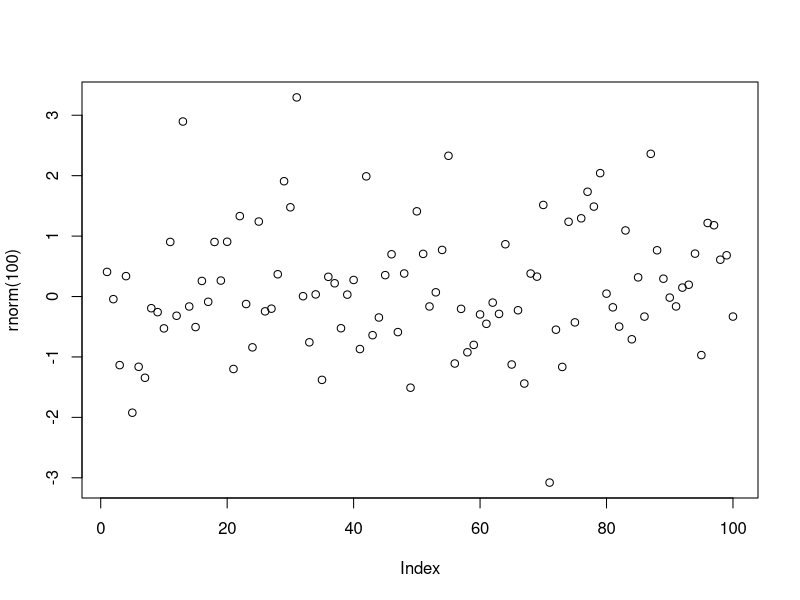
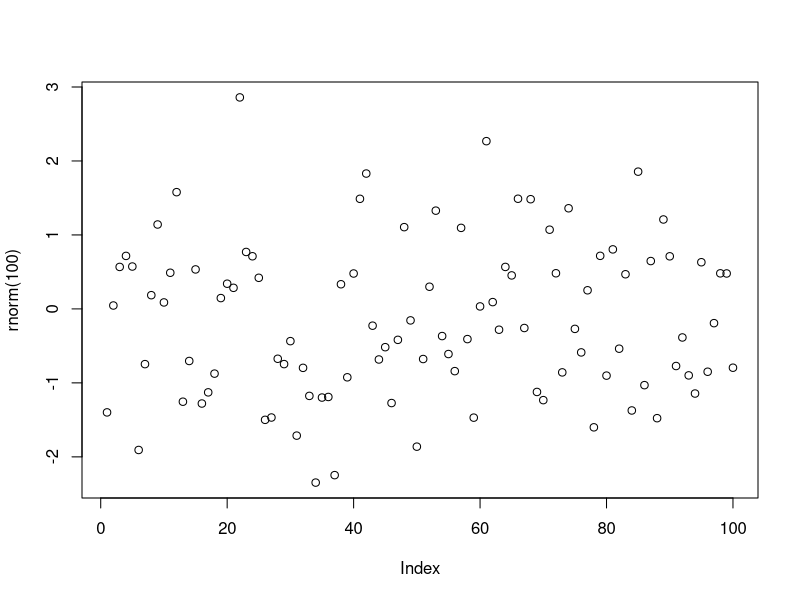
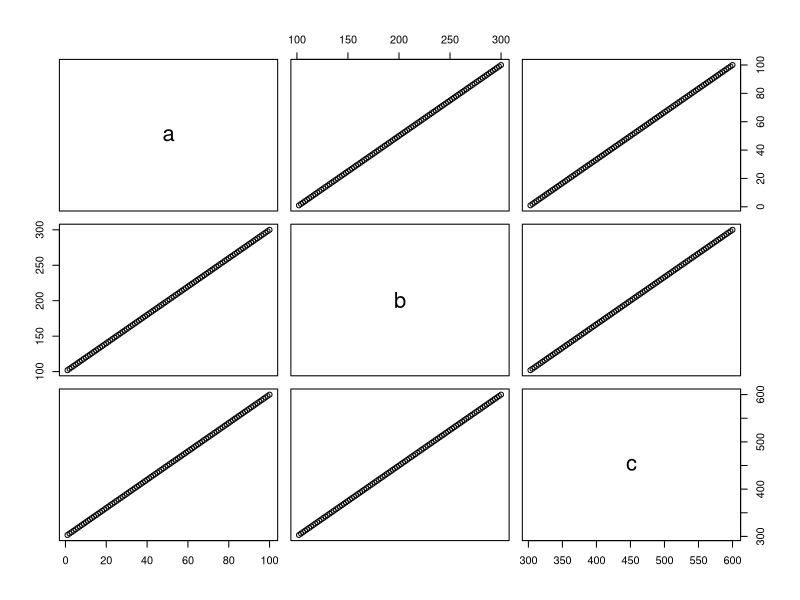
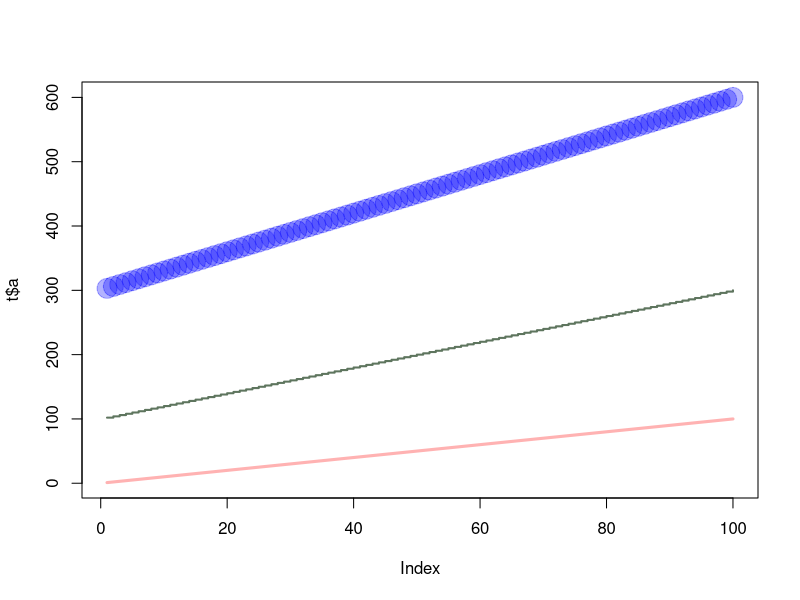
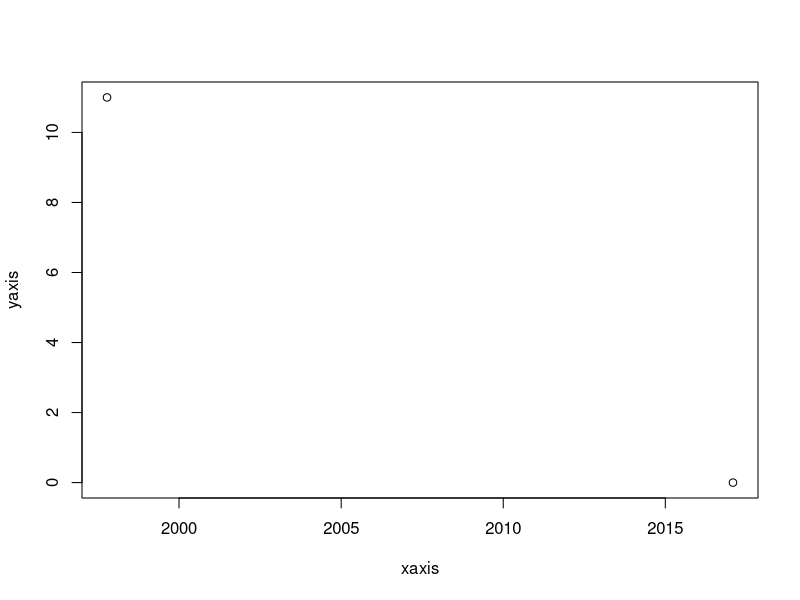

Write the R code that produced these figures, in order.
## ---- chunk 1
plot(rnorm(100))
## ---- chunk 2
plot(rnorm(100))
## ---- chunk 3
x1=seq(from=1, to=100, by=1)
x2=seq(from=101, to=200, by=1)
x3=seq(from=201, to=300, by=1)
t= data.frame(a=x1,b=x1+x2,c=x1+x2+x3)
plot(t)
## ---- chunk 4
plot(t$a, type="l", ylim=range(t),lwd=3, col=rgb(1,0,0,0.3))
lines(t$b, type="s", lwd=2,col=rgb(0.3,0.4,0.3,0.9))
points(t$c, pch=20, cex=4,col=rgb(0,0,1,0.3))
## ---- chunk 5
d1 <- as.Date("2017-02-01")
d2 <- as.Date("1997-10-12")

xaxis <- c(d1,d2)
yaxis <- c(0,11)

plot(xaxis,yaxis)
